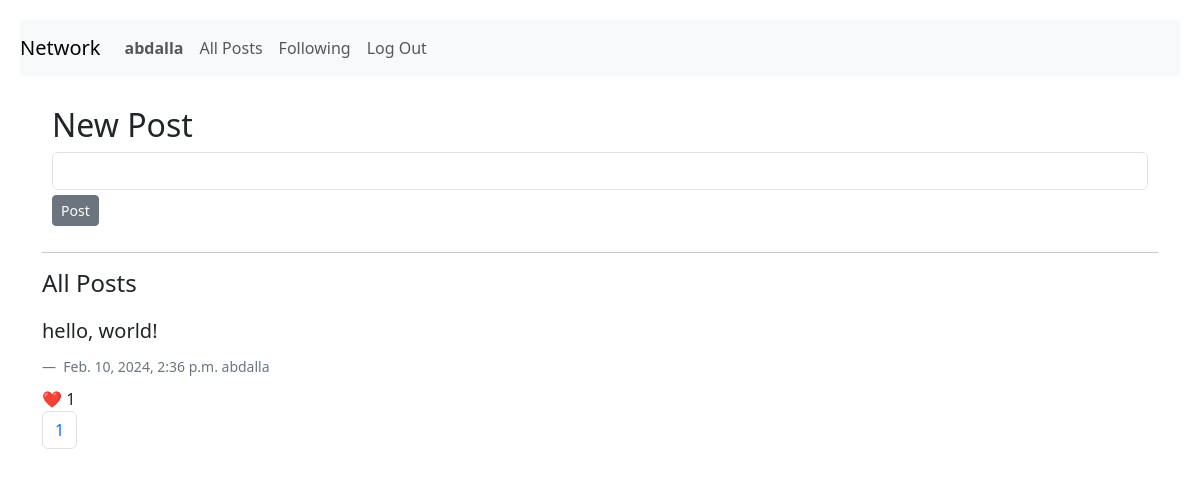
Before: / (signed in) with the older database file.
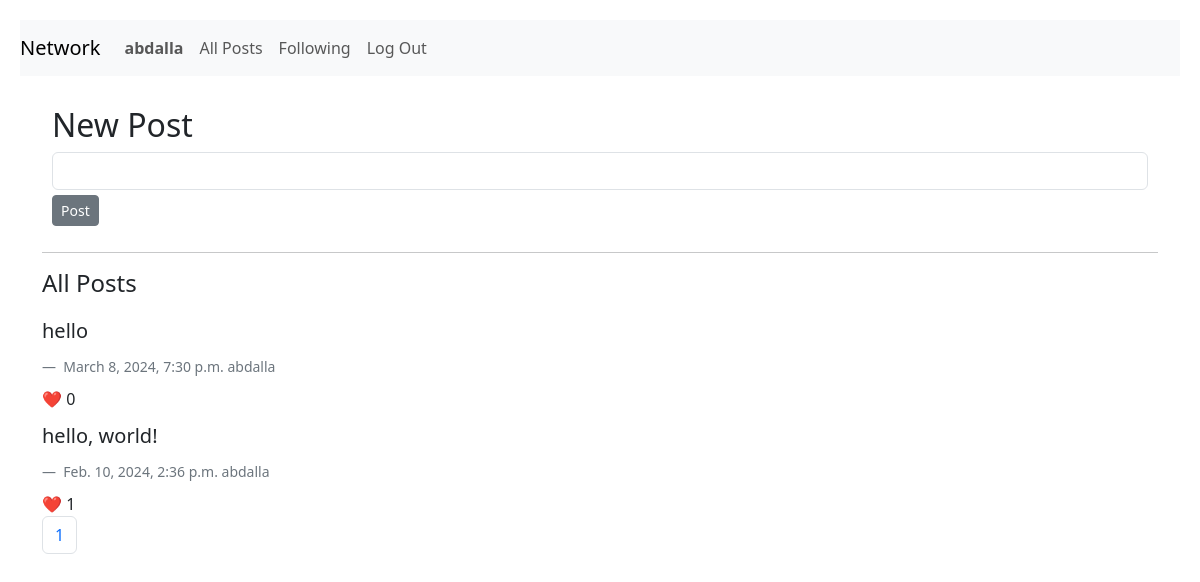
After: the same page with the newer database file.
### network/models.py (models this page shows, shortened)
class TimeStampedModel(models.Model):
    created_at = models.DateTimeField(auto_now_add=True)
    updated_at = models.DateTimeField(auto_now=True)
    class Meta:
        abstract = True

class Post(TimeStampedModel):
    created = TimeStampedModel.created_at
    body = models.CharField(max_length=300)
    user = models.ForeignKey(settings.AUTH_USER_MODEL, on_delete=models.CASCADE, null=True)
    likes = models.IntegerField(blank=True)
    reactions = models.ManyToManyField(settings.AUTH_USER_MODEL, related_name="user_reactions", symmetrical=False)

class User(AbstractUser):
    pass

### network/views.py (the view)
# urls.py: path("", views.index, name="index"),
def index(request):
    posts = Post.objects.order_by("-created_at")
    paginator = Paginator(posts, 10)
    page_number = request.GET.get("page")
    page_obj = paginator.get_page(page_number)
    return render(
        request,
        "network/index.html",
        {"posts": posts,
         "form": PostForm(),
         "page_obj": page_obj,
         "paginator": paginator,
         },
    )

### network/forms.py
class PostForm(StylishForm):
    class Meta:
        model = Post
        fields = ["body"]
        widgets = {
            "owner": forms.HiddenInput(),
        }
        labels = {
            "body": " ",
        }

### network/templates/network/index.html (shortened to what this page needs)
{% extends "network/layout.html" %}
{% block body %}
{% if user.is_authenticated %}
<section id="form-section">
    <h2>New Post</h2>
    <form action="{% url 'post' %}" method="post">
        {% for field in form %}
        <div class="form-group">{{ field }}</div>
        {% endfor %}
        <input id="post-button" class="btn btn-secondary btn-sm" type="submit" value="Post" name="save">
    </form>
</section>
<hr class="hr weather-hr" />
<section id="posts-section">
    <h4>All Posts</h4>
    <div class="row card-body">
        {% for post in page_obj %}
        <div class="comment">
            <blockquote class="blockquote">
                {{ post.body | linebreaks }}
            </blockquote>
            <figcaption class="blockquote-footer">
                {{ post.created }}
                {{ post.user }}
            </figcaption>
            <div><span>❤️ {{ post.likes }}</span></div>
            {% endfor %}
        </div>
    </div>
    {% if paginator.count > 0 %}
<nav aria-label="Page navigation example">
    <ul class="pagination">
        {% for page_number in paginator.page_range %}
        {% if page.obj.number == page_number %}
        <li class="page-item active"><a class="page-link" href="">{{ page_number }}</a></li>
        {% else %}
        <li class="page-item"><a class="page-link" href="?page={{ page_number }}">{{ page_number }}</a></li>
        {% endif %}
        {% endfor %}
    </ul>
</nav>
{% endif %}
</section>
{% endif %}
{% endblock %}

Changed rows visible on the page:
added Post: body "hello", created "March 8, 2024, 7:30 p.m.", user "abdalla", likes "0"
